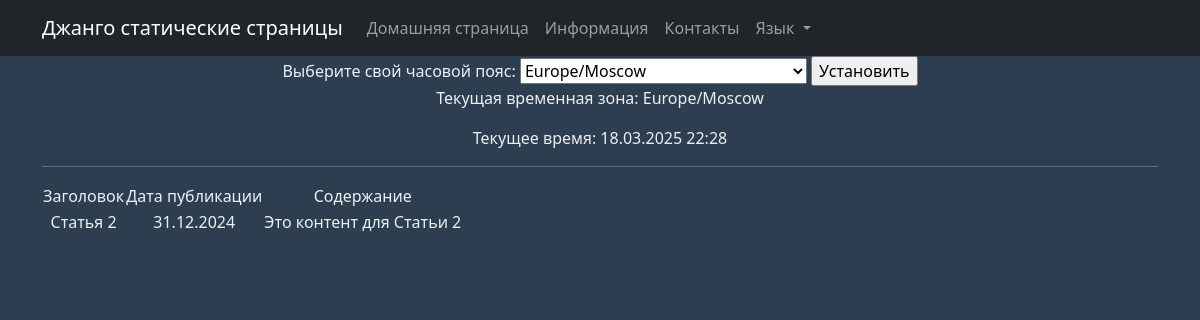
Page /article/8/ on the committed database.
### models_app/models.py (models this page shows, shortened)
class Post(models.Model):
    ARTICLE = 'AR'
    NEWS = 'NW'
    POST_TYPE_CHOICES = [
        (ARTICLE, 'Article'),
        (NEWS, 'News'),
    ]
    author = models.ForeignKey(Author, on_delete=models.CASCADE, related_name='posts')
    post_type = models.CharField(max_length=2, choices=POST_TYPE_CHOICES, default=ARTICLE)
    created_at = models.DateTimeField(auto_now_add=True)
    categories = models.ManyToManyField(Category, related_name='posts')
    title = models.CharField(max_length=255)
    content = models.TextField()
    rating = models.IntegerField(default=0)

### models_app/views.py (the view)
# urls.py: path('article/<int:pk>/', ArticleDetail.as_view(), name='article_by_id'),
class ArticleDetail(DetailView):
    model = Post
    queryset = Post.objects.filter(post_type='AR')
    template_name = 'news_item.html'
    context_object_name = 'news_item'
    def get_object(self, *args, **kwargs):
        obj = cache.get(f'article-{self.kwargs["pk"]}', None)
        if not obj:
            obj = super().get_object(queryset=self.queryset)
            cache.set(f'article-{self.kwargs["pk"]}', obj)
        return obj

### models_app/templatetags/custom_filters.py (called while the page is built)
@register.filter()
def censor(string):
    bad_words = ["убийство", "фальсификация", "хакеры"]
    if not isinstance(string, str):
        raise ValueError("Фильтр 'censor' можно применять только к строкам.")
    cleaned_string = ''.join(char for char in string if char.isalnum() or char.isspace()) #очистка строки от спец символов (!,$, и т.д.)
    words = cleaned_string.split()
    for word in words:
        if word.lower() in bad_words:
            censored_word = word[0] + "*" * (len(word) - 1)
            string = string.replace(word, censored_word)
    return string

### news_portal/context_processors.py (called while the page is built)
def timezone_context(request):
    selected_timezone = request.session.get('django_timezone', 'Europe/Moscow')
    user_tz = pytz.timezone(selected_timezone)
    current_time = timezone.now().astimezone(user_tz)
    return {
        'selected_timezone': selected_timezone,
        'timezones': pytz.common_timezones,
        'current_time': current_time,  # Передаём текущее время глобально
        'current_hour': current_time.hour,  # Передаём час отдельно
    }

### templates/news_item.html
{% extends 'flatpages/default.html' %}
{% load i18n %}
{% load custom_filters %}
{% block content %}
{% if news_item %}
    <table>
           <tr>
               <td>{% trans "Title" %}</td>
               <td>{% trans "Publication Date" %}</td>
               <td>{% trans "Content" %}</td>
           </tr>
           <tr>
               <td>{{ news_item.title|censor }}</td>
               <td>{{ news_item.created_at|date:'d.m.Y' }}</td>
               <td>{{ news_item.content|censor }}</td>
           </tr>
       </table>
{% else %}
    <h2> Новости нет! </h2>
{% endif %}
{% endblock content %}

### rows in the picture
Post: title|censor "Статья 2", created_at "31.12.2024", content|censor "Это контент для Статьи 2"

### other values in the picture
{{ selected_timezone }} "Europe/Moscow"
{{ current_time|date:"d.m.Y H:i" }} "18.03.2025 22:28"
form field timezone "Europe/Moscow"
